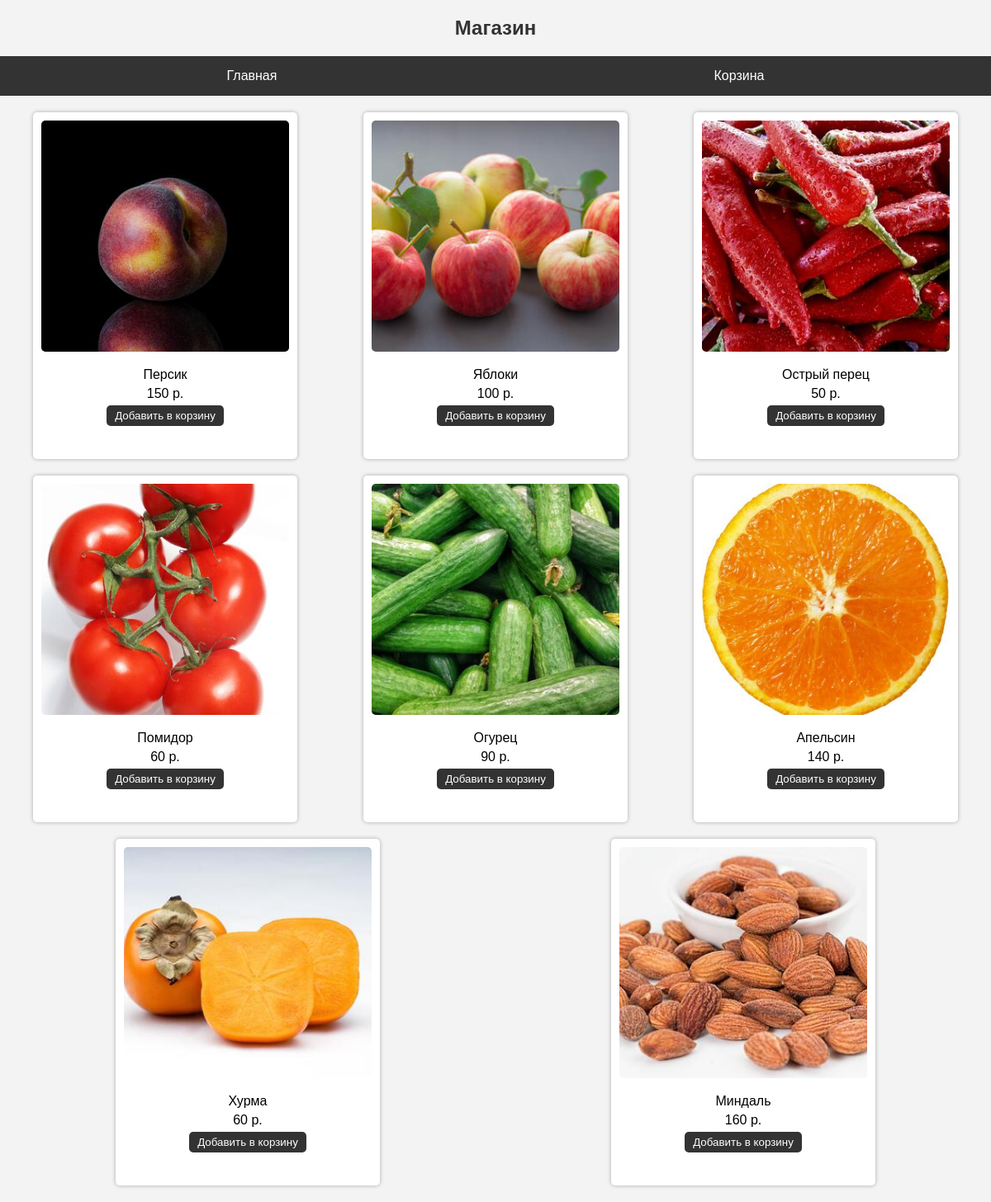
The page / on the database its author committed.
### app/models.py (models this page shows, shortened)
class Tovar(models.Model):
    name = models.CharField(max_length=100, verbose_name='Название товара')
    price = models.IntegerField(verbose_name='Цена товара')
    image = models.CharField(max_length=2000, verbose_name='Изображение')
    discount = models.FloatField(default=0, verbose_name='Скидка в %')

### app/views.py (the view)
# urls.py: path('', views.index, name='home'),
def index(req):
    items = Tovar.objects.all()
    data = {'tovari': items}
    return render(req, 'index.html', data)

### templates/index.html (shortened to what this page needs)
{% load static %}
<!DOCTYPE html>
<html lang="en">
<head>
    <link rel="stylesheet" href="{% static '1.css' %}">
</head>
<body>
    <h2>Магазин</h2>
    <header>
        <a href="{% url 'home' %}">Главная</a>
        <a href="{% url 'tocart' %}">Корзина</a>
    </header>
    <main>
        {% for one in tovari %}
            <div class="card">
                <img src="{% static one.image %}" alt="">
                <p>{{ one.name }}</p>
                <p>{{ one.price }} р.</p>
                <a href="{% url 'buy' one.id %}">
                    <button>Добавить в корзину</button>
                </a>
            </div>
        {% endfor %}
    </main>
</body>
</html>

### app/static/1.css (style rules this page uses)
body { font-family: Arial, sans-serif; margin: 0; padding: 0; background-color: #f3f3f3; }
h2 { text-align: center; color: #333; }
header { background-color: #333; padding: 10px; display: flex; justify-content: space-around; }
header a { color: #fff; text-decoration: none; padding: 5px 10px; border-radius: 5px; }
main { display: flex; flex-wrap: wrap; justify-content: space-around; margin-top: 20px; }
.card { width: 300px; height: 400px; background-color: #fff; box-shadow: 0px 0px 5px rgba(0, 0, 0, 0.3); border-radius: 5px; margin-bottom: 20px; padding: 10px; text-align: center; }
.card img { width: 100%; height: 70%; object-fit: cover; margin-bottom: 10px; border-radius: 5px; }
.card p { margin: 5px 0; }
.card button { background-color: #333; color: #fff; border: none; padding: 5px 10px; border-radius: 5px; cursor: pointer; }

### rows shown on the page
Tovar: image (picture), name "Персик", price "150"
Tovar: image (picture), name "Яблоки", price "100"
Tovar: image (picture), name "Острый перец", price "50"
Tovar: image (picture), name "Помидор", price "60"
Tovar: image (picture), name "Огурец", price "90"
Tovar: image (picture), name "Апельсин", price "140"
Tovar: image (picture), name "Хурма", price "60"
Tovar: image (picture), name "Миндаль", price "160"
